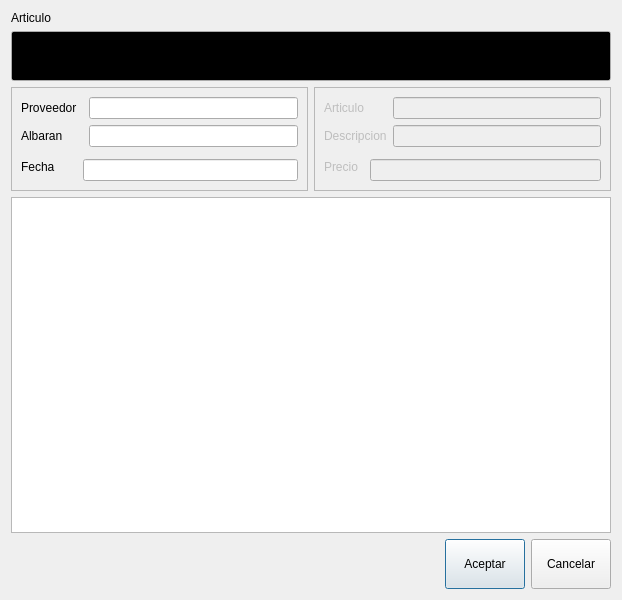
<ui version="4.0" >
 <class>CompraBase</class>
 <widget class="QDialog" name="CompraBase" >
  <property name="windowModality" >
   <enum>Qt::ApplicationModal</enum>
  </property>
  <property name="geometry" >
   <rect>
    <x>0</x>
    <y>0</y>
    <width>618</width>
    <height>600</height>
   </rect>
  </property>
  <property name="windowTitle" >
   <string>Devoluciones</string>
  </property>
  <layout class="QGridLayout" name="gridLayout_4" >
   <item row="0" column="0" >
    <widget class="QLabel" name="label_3" >
     <property name="text" >
      <string>Articulo</string>
     </property>
    </widget>
   </item>
   <item row="1" column="0" colspan="2" >
    <widget class="QLineEdit" name="mui_refLineEdit" >
     <property name="sizePolicy" >
      <sizepolicy vsizetype="Minimum" hsizetype="Minimum" >
       <horstretch>0</horstretch>
       <verstretch>0</verstretch>
      </sizepolicy>
     </property>
     <property name="minimumSize" >
      <size>
       <width>600</width>
       <height>50</height>
      </size>
     </property>
     <property name="palette" >
      <palette>
       <active>
        <colorrole role="WindowText" >
         <brush brushstyle="SolidPattern" >
          <color alpha="255" >
           <red>0</red>
           <green>255</green>
           <blue>0</blue>
          </color>
         </brush>
        </colorrole>
        <colorrole role="Light" >
         <brush brushstyle="SolidPattern" >
          <color alpha="255" >
           <red>255</red>
           <green>255</green>
           <blue>255</blue>
          </color>
         </brush>
        </colorrole>
        <colorrole role="Text" >
         <brush brushstyle="SolidPattern" >
          <color alpha="255" >
           <red>0</red>
           <green>255</green>
           <blue>0</blue>
          </color>
         </brush>
        </colorrole>
        <colorrole role="BrightText" >
         <brush brushstyle="SolidPattern" >
          <color alpha="255" >
           <red>255</red>
           <green>255</green>
           <blue>255</blue>
          </color>
         </brush>
        </colorrole>
        <colorrole role="Base" >
         <brush brushstyle="SolidPattern" >
          <color alpha="255" >
           <red>0</red>
           <green>0</green>
           <blue>0</blue>
          </color>
         </brush>
        </colorrole>
       </active>
       <inactive>
        <colorrole role="WindowText" >
         <brush brushstyle="SolidPattern" >
          <color alpha="255" >
           <red>0</red>
           <green>255</green>
           <blue>0</blue>
          </color>
         </brush>
        </colorrole>
        <colorrole role="Light" >
         <brush brushstyle="SolidPattern" >
          <color alpha="255" >
           <red>255</red>
           <green>255</green>
           <blue>255</blue>
          </color>
         </brush>
        </colorrole>
        <colorrole role="Text" >
         <brush brushstyle="SolidPattern" >
          <color alpha="255" >
           <red>0</red>
           <green>255</green>
           <blue>0</blue>
          </color>
         </brush>
        </colorrole>
        <colorrole role="BrightText" >
         <brush brushstyle="SolidPattern" >
          <color alpha="255" >
           <red>255</red>
           <green>255</green>
           <blue>255</blue>
          </color>
         </brush>
        </colorrole>
        <colorrole role="Base" >
         <brush brushstyle="SolidPattern" >
          <color alpha="255" >
           <red>0</red>
           <green>0</green>
           <blue>0</blue>
          </color>
         </brush>
        </colorrole>
       </inactive>
       <disabled>
        <colorrole role="WindowText" >
         <brush brushstyle="SolidPattern" >
          <color alpha="255" >
           <red>146</red>
           <green>145</green>
           <blue>144</blue>
          </color>
         </brush>
        </colorrole>
        <colorrole role="Light" >
         <brush brushstyle="SolidPattern" >
          <color alpha="255" >
           <red>255</red>
           <green>255</green>
           <blue>255</blue>
          </color>
         </brush>
        </colorrole>
        <colorrole role="Text" >
         <brush brushstyle="SolidPattern" >
          <color alpha="255" >
           <red>165</red>
           <green>164</green>
           <blue>164</blue>
          </color>
         </brush>
        </colorrole>
        <colorrole role="BrightText" >
         <brush brushstyle="SolidPattern" >
          <color alpha="255" >
           <red>255</red>
           <green>255</green>
           <blue>255</blue>
          </color>
         </brush>
        </colorrole>
        <colorrole role="Base" >
         <brush brushstyle="SolidPattern" >
          <color alpha="255" >
           <red>244</red>
           <green>244</green>
           <blue>244</blue>
          </color>
         </brush>
        </colorrole>
       </disabled>
      </palette>
     </property>
     <property name="font" >
      <font>
       <pointsize>20</pointsize>
       <weight>75</weight>
       <bold>true</bold>
      </font>
     </property>
     <property name="text" >
      <string/>
     </property>
     <property name="alignment" >
      <set>Qt::AlignRight|Qt::AlignTrailing|Qt::AlignVCenter</set>
     </property>
    </widget>
   </item>
   <item row="2" column="0" >
    <widget class="QFrame" name="mui_tablesFrame" >
     <property name="frameShape" >
      <enum>QFrame::StyledPanel</enum>
     </property>
     <property name="frameShadow" >
      <enum>QFrame::Raised</enum>
     </property>
     <layout class="QGridLayout" name="gridLayout" >
      <item row="0" column="0" >
       <widget class="QLabel" name="label" >
        <property name="text" >
         <string>Proveedor</string>
        </property>
        <property name="buddy" >
         <cstring>lineEdit</cstring>
        </property>
       </widget>
      </item>
      <item row="0" column="2" >
       <widget class="QLineEdit" name="lineEdit" />
      </item>
      <item row="1" column="2" >
       <widget class="QLineEdit" name="lineEdit_2" />
      </item>
      <item rowspan="2" row="2" column="0" colspan="2" >
       <widget class="QLabel" name="label_4" >
        <property name="text" >
         <string>Fecha</string>
        </property>
        <property name="buddy" >
         <cstring>lineEdit_3</cstring>
        </property>
       </widget>
      </item>
      <item row="3" column="1" colspan="2" >
       <widget class="QLineEdit" name="lineEdit_3" />
      </item>
      <item row="1" column="0" colspan="2" >
       <widget class="QLabel" name="label_2" >
        <property name="text" >
         <string>Albaran</string>
        </property>
        <property name="buddy" >
         <cstring>lineEdit_2</cstring>
        </property>
       </widget>
      </item>
     </layout>
     <zorder>label</zorder>
     <zorder>label_4</zorder>
     <zorder>lineEdit</zorder>
     <zorder>lineEdit_2</zorder>
     <zorder>lineEdit_3</zorder>
     <zorder>label_2</zorder>
    </widget>
   </item>
   <item row="2" column="1" >
    <widget class="QFrame" name="mui_tablesFrame_2" >
     <property name="enabled" >
      <bool>false</bool>
     </property>
     <property name="frameShape" >
      <enum>QFrame::StyledPanel</enum>
     </property>
     <property name="frameShadow" >
      <enum>QFrame::Raised</enum>
     </property>
     <layout class="QGridLayout" name="gridLayout_3" >
      <item row="0" column="0" >
       <widget class="QLabel" name="label_8" >
        <property name="text" >
         <string>Articulo</string>
        </property>
        <property name="buddy" >
         <cstring>lineEdit</cstring>
        </property>
       </widget>
      </item>
      <item row="0" column="2" >
       <widget class="QLineEdit" name="lineEdit_7" />
      </item>
      <item row="1" column="2" >
       <widget class="QLineEdit" name="lineEdit_8" />
      </item>
      <item rowspan="2" row="2" column="0" colspan="2" >
       <widget class="QLabel" name="label_9" >
        <property name="text" >
         <string>Precio</string>
        </property>
        <property name="buddy" >
         <cstring>lineEdit_3</cstring>
        </property>
       </widget>
      </item>
      <item row="3" column="1" colspan="2" >
       <widget class="QLineEdit" name="lineEdit_9" />
      </item>
      <item row="1" column="0" colspan="2" >
       <widget class="QLabel" name="label_10" >
        <property name="text" >
         <string>Descripcion</string>
        </property>
        <property name="buddy" >
         <cstring>lineEdit_2</cstring>
        </property>
       </widget>
      </item>
     </layout>
    </widget>
   </item>
   <item row="3" column="0" colspan="2" >
    <widget class="QTextBrowser" name="textBrowser" />
   </item>
   <item row="4" column="0" colspan="2" >
    <layout class="QHBoxLayout" name="horizontalLayout" >
     <item>
      <spacer name="horizontalSpacer" >
       <property name="orientation" >
        <enum>Qt::Horizontal</enum>
       </property>
       <property name="sizeHint" stdset="0" >
        <size>
         <width>40</width>
         <height>20</height>
        </size>
       </property>
      </spacer>
     </item>
     <item>
      <widget class="QPushButton" name="mui_valeButton" >
       <property name="minimumSize" >
        <size>
         <width>50</width>
         <height>50</height>
        </size>
       </property>
       <property name="text" >
        <string>Aceptar</string>
       </property>
      </widget>
     </item>
     <item>
      <widget class="QPushButton" name="mui_cancelarButton" >
       <property name="minimumSize" >
        <size>
         <width>50</width>
         <height>50</height>
        </size>
       </property>
       <property name="text" >
        <string>Cancelar</string>
       </property>
      </widget>
     </item>
    </layout>
   </item>
  </layout>
 </widget>
 <resources/>
 <connections/>
</ui>
